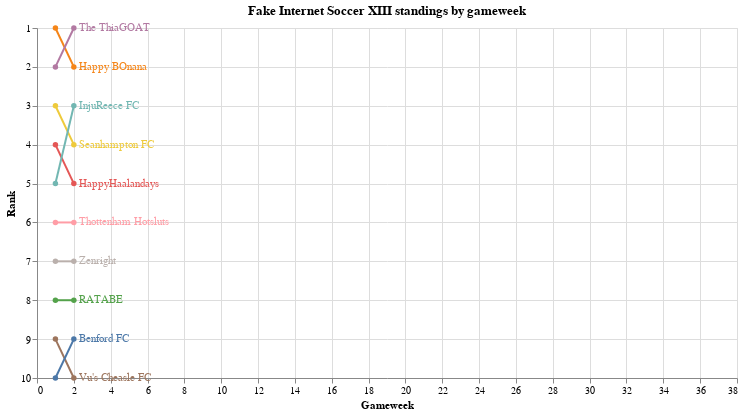

The code cell stored with this chart in its notebook:
### Code cell
data = concat_df

chart = alt.Chart(data).mark_line(point=True).encode(
    x = alt.X('gw', scale=alt.Scale(domain=[0, 38]), title="Gameweek"),
    y=alt.Y('rank', aggregate={'argmax': 'gw'}, scale=alt.Scale(domain=[10,1]), title="Rank"),
    color=alt.Color("team", legend=None),
).transform_window(
    rank="rank()",
    sort=[alt.SortField("rank", order="ascending")],
    groupby=["gw"]
).properties(
    title="Fake Internet Soccer XIII standings by gameweek",
    width=700,
    height=350,
)

labels = alt.Chart(data).mark_text(
    align='left', dx=5
).encode(
    x = alt.X('max(gw)', scale=alt.Scale(domain=[0, 38])),
    y=alt.Y('rank', aggregate={'argmax': 'gw'}, scale=alt.Scale(domain=[10,1])),
    text='team:N',
    color='team:N',
).transform_window(
    rank="rank()",
    sort=[alt.SortField("rank", order="ascending")],
    groupby=["gw"]
)

chart + labels

### Figure 1 — Vega-Lite specification as saved in the notebook (floating-point values rounded to 4 significant figures)
{"config": {"view": {"continuousWidth": 300, "continuousHeight": 300}}, "layer": [{"mark": {"type": "line", "point": true}, "encoding": {"color": {"field": "team", "legend": null, "type": "nominal"}, "x": {"field": "gw", "scale": {"domain": [0, 38]}, "title": "Gameweek", "type": "quantitative"}, "y": {"aggregate": {"argmax": "gw"}, "field": "rank", "scale": {"domain": [10, 1]}, "title": "Rank", "type": "quantitative"}}, "title": "Fake Internet Soccer XIII standings by gameweek", "transform": [{"window": [{"op": "rank", "field": "", "as": "rank"}], "groupby": ["gw"], "sort": [{"field": "rank", "order": "ascending"}]}]}, {"mark": {"type": "text", "align": "left", "dx": 5}, "encoding": {"color": {"field": "team", "type": "nominal"}, "text": {"field": "team", "type": "nominal"}, "x": {"aggregate": "max", "field": "gw", "scale": {"domain": [0, 38]}, "type": "quantitative"}, "y": {"aggregate": {"argmax": "gw"}, "field": "rank", "scale": {"domain": [10, 1]}, "type": "quantitative"}}, "transform": [{"window": [{"op": "rank", "field": "", "as": "rank"}], "groupby": ["gw"], "sort": [{"field": "rank", "order": "ascending"}]}]}], "data": {"name": "data-42344c9c03b2f86bb8f538539b672c5d"}, "height": 350, "width": 700, "$schema": "https://vega.github.io/schema/vega-lite/v5.8.0.json", "datasets": {"data-42344c9c03b2f86bb8f538539b672c5d": [{"W": 1, "D": 0, "L": 0, "Points": 3, "Win%": 1.0, "WW": 3, "FPtsF": 194.5, "FPtsA": 168.0, "Streak": "1 (W)", "team": "Happy BOnana", "rank": 1, "gw": 1}, {"W": 1, "D": 0, "L": 0, "Points": 3, "Win%": 1.0, "WW": 10, "FPtsF": 163.8, "FPtsA": 159.0, "Streak": "1 (W)", "team": "The ThiaGOAT", "rank": 2, "gw": 1}, {"W": 1, "D": 0, "L": 0, "Points": 3, "Win%": 1.0, "WW": 2, "FPtsF": 131.5, "FPtsA": 84.75, "Streak": "1 (W)", "team": "Seanhampton FC", "rank": 3, "gw": 1}, {"W": 1, "D": 0, "L": 0, "Points": 3, "Win%": 1.0, "WW": 8, "FPtsF": 128.0, "FPtsA": 125.8, "Streak": "1 (W)", "team": "HappyHaalandays", "rank": 4, "gw": 1}, {"W": 1, "D": 0, "L": 0, "Points": 3, "Win%": 1.0, "WW": 1, "FPtsF": 123.5, "FPtsA": 87.5, "Streak": "1 (W)", "team": "InjuReece FC", "rank": 5, "gw": 1}, {"W": 0, "D": 0, "L": 1, "Points": 0, "Win%": 0.0, "WW": 7, "FPtsF": 168.0, "FPtsA": 194.5, "Streak": "1 (L)", "team": "Thottenham Hotsluts", "rank": 6, "gw": 1}, {"W": 0, "D": 0, "L": 1, "Points": 0, "Win%": 0.0, "WW": 4, "FPtsF": 159.0, "FPtsA": 163.8, "Streak": "1 (L)", "team": "Zenright", "rank": 7, "gw": 1}, {"W": 0, "D": 0, "L": 1, "Points": 0, "Win%": 0.0, "WW": 9, "FPtsF": 125.8, "FPtsA": 128.0, "Streak": "1 (L)", "team": "RATABE", "rank": 8, "gw": 1}, {"W": 0, "D": 0, "L": 1, "Points": 0, "Win%": 0.0, "WW": 5, "FPtsF": 87.5, "FPtsA": 123.5, "Streak": "1 (L)", "team": "Vu's Cheasle FC", "rank": 9, "gw": 1}, {"W": 0, "D": 0, "L": 1, "Points": 0, "Win%": 0.0, "WW": 6, "FPtsF": 84.75, "FPtsA": 131.5, "Streak": "1 (L)", "team": "Benford FC", "rank": 10, "gw": 1}, {"W": 1, "D": 0, "L": 0, "Points": 3, "Win%": 1.0, "WW": 10, "FPtsF": 310.0, "FPtsA": 242.2, "Streak": "1 (W)", "team": "The ThiaGOAT", "rank": 1, "gw": 2}, {"W": 1, "D": 0, "L": 0, "Points": 3, "Win%": 1.0, "WW": 3, "FPtsF": 308.8, "FPtsA": 335.8, "Streak": "1 (W)", "team": "Happy BOnana", "rank": 2, "gw": 2}, {"W": 1, "D": 0, "L": 0, "Points": 3, "Win%": 1.0, "WW": 1, "FPtsF": 291.2, "FPtsA": 201.8, "Streak": "1 (W)", "team": "InjuReece FC", "rank": 3, "gw": 2}, {"W": 1, "D": 0, "L": 0, "Points": 3, "Win%": 1.0, "WW": 2, "FPtsF": 258.5, "FPtsA": 170.2, "Streak": "1 (W)", "team": "Seanhampton FC", "rank": 4, "gw": 2}, {"W": 1, "D": 0, "L": 0, "Points": 3, "Win%": 1.0, "WW": 8, "FPtsF": 221.5, "FPtsA": 240.8, "Streak": "1 (W)", "team": "HappyHaalandays", "rank": 5, "gw": 2}, {"W": 0, "D": 0, "L": 1, "Points": 0, "Win%": 0.0, "WW": 7, "FPtsF": 283.0, "FPtsA": 288.0, "Streak": "1 (L)", "team": "Thottenham Hotsluts", "rank": 6, "gw": 2}, {"W": 0, "D": 0, "L": 1, "Points": 0, "Win%": 0.0, "WW": 4, "FPtsF": 263.2, "FPtsA": 255.2, "Streak": "1 (L)", "team": "Zenright", "rank": 7, "gw": 2}, {"W": 0, "D": 0, "L": 1, "Points": 0, "Win%": 0.0, "WW": 9, "FPtsF": 209.0, "FPtsA": 274.2, "Streak": "1 (L)", "team": "RATABE", "rank": 8, "gw": 2}, {"W": 0, "D": 0, "L": 1, "Points": 0, "Win%": 0.0, "WW": 6, "FPtsF": 176.2, "FPtsA": 235.8, "Streak": "1 (L)", "team": "Benford FC", "rank": 9, "gw": 2}, {"W": 0, "D": 0, "L": 1, "Points": 0, "Win%": 0.0, "WW": 5, "FPtsF": 173.0, "FPtsA": 250.5, "Streak": "1 (L)", "team": "Vu's Cheasle FC", "rank": 10, "gw": 2}]}}
